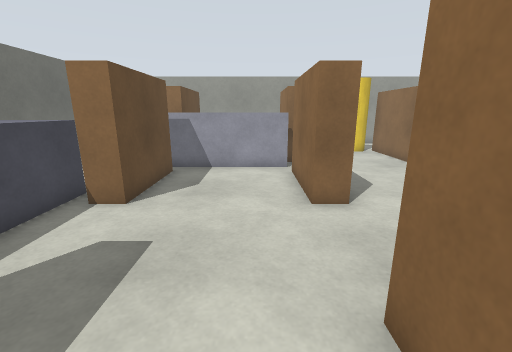
View 1 (above)

21 first-person views from a walk through a robot-simulator world made for Gazebo. The camera is 1.2 m above the floor, tilts 14° down and sees 90° across. The floor is counted in squares, 0.5 m on a side. Each view is taken from the middle of a square. On the plan, view 1 faces up. The plan holds only what a view shows up to about 17 squares ahead; the rest is blank.

View 2
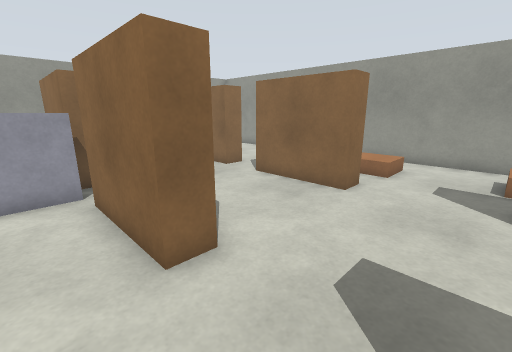

View 3
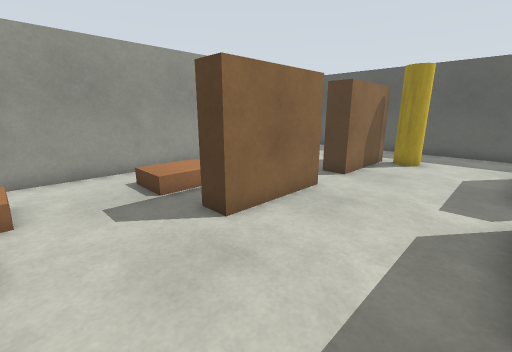

View 4
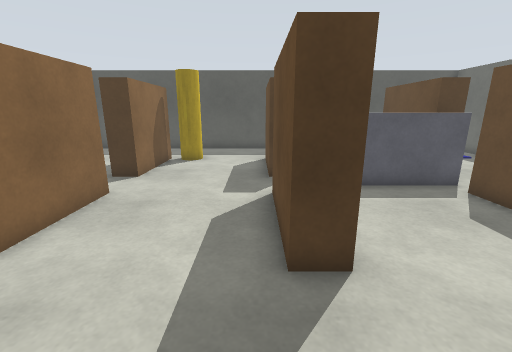

View 5
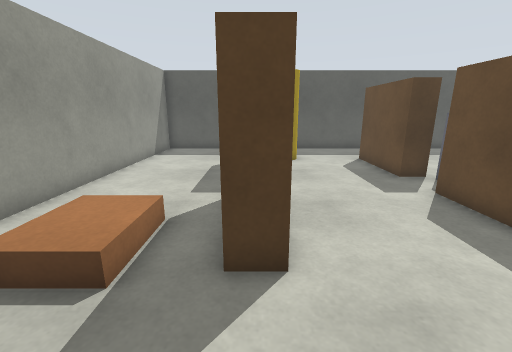

View 6
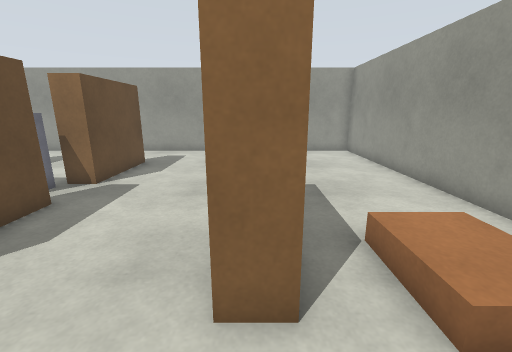

View 7
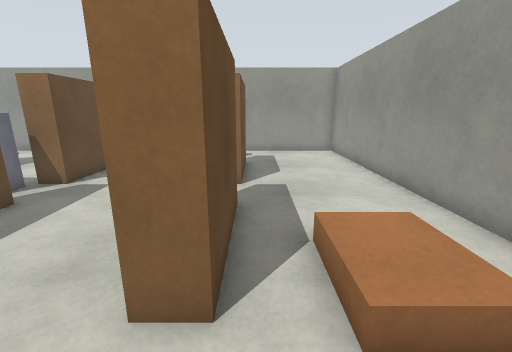

View 8
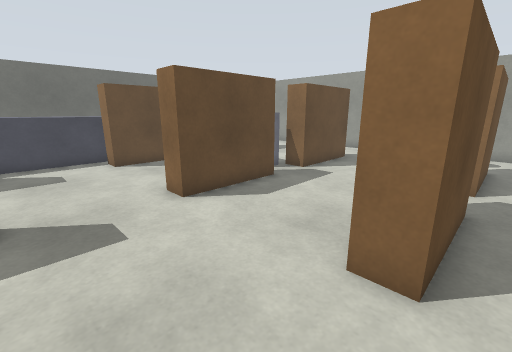

View 9
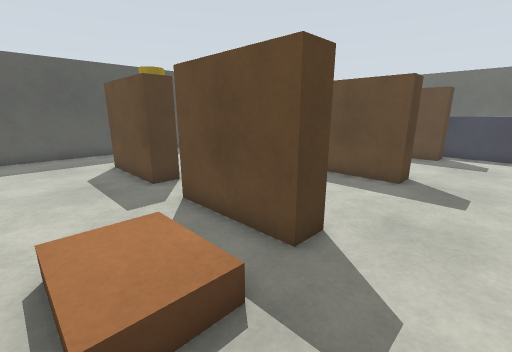

View 10
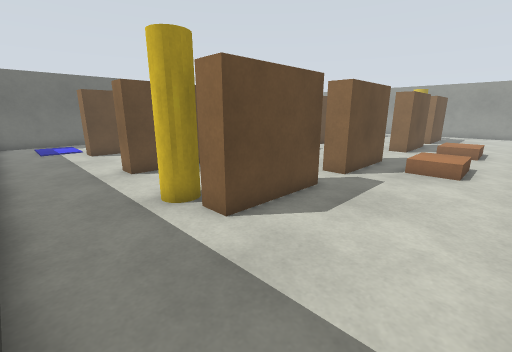

View 11
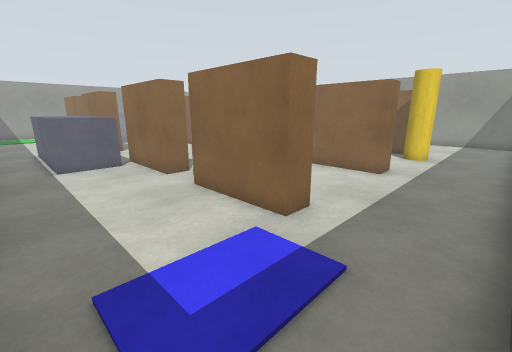

View 12
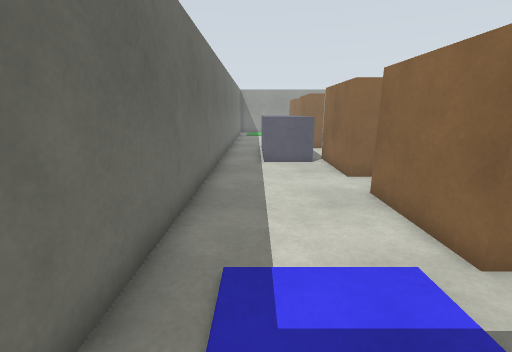

View 13
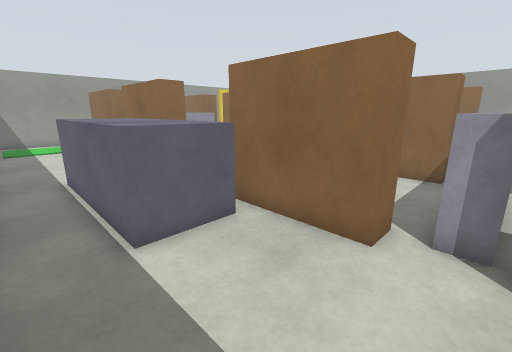

View 14
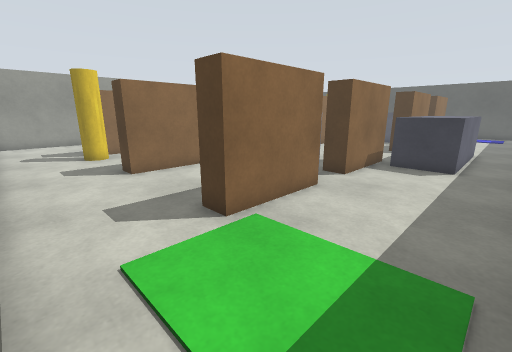

View 15
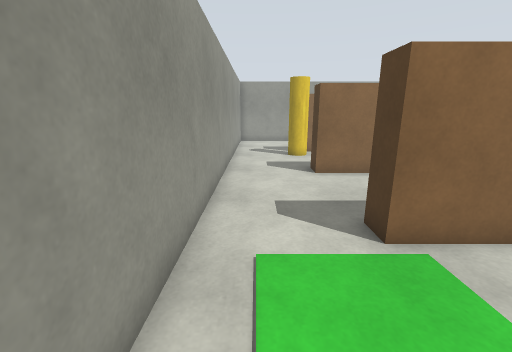

View 16
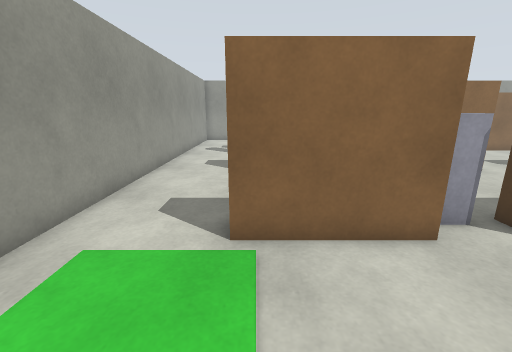

View 17
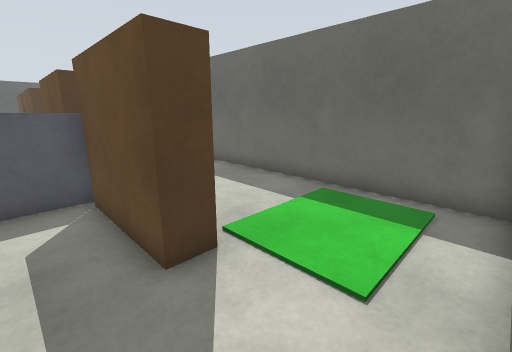

View 18
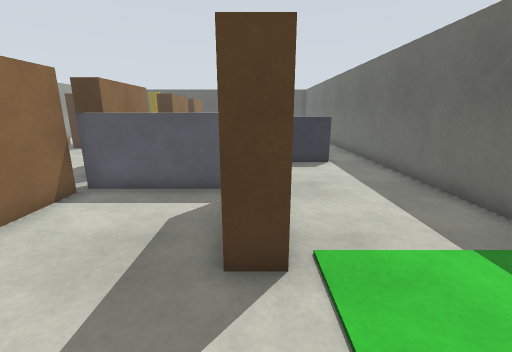

View 19
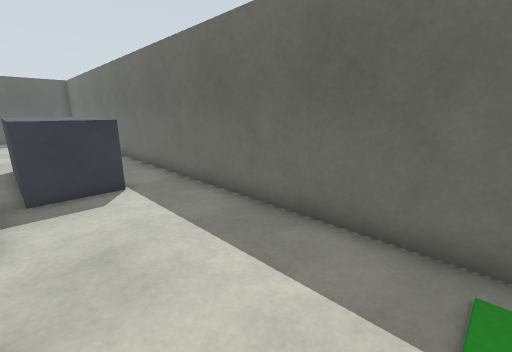

View 20
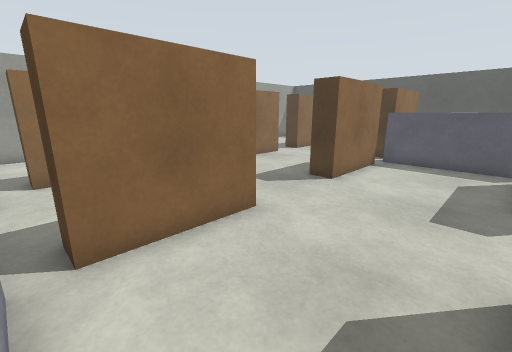

View 21
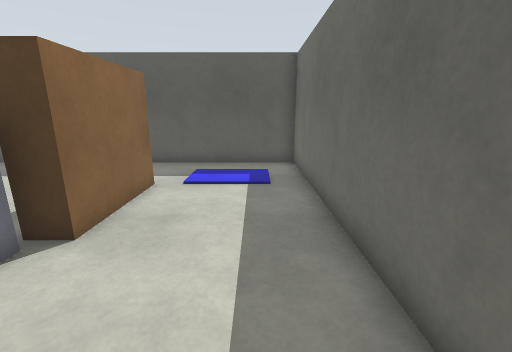

### Floor plan
Ten units are one square. View 1 is at (0, 0); x grows to the right and y downward. Boxes are objects, and circles mark ways between rooms. Rooms are numbered by the first view taken in them; rooms with no view inside come last. Other rooms are left out.
<svg viewBox="-104 -209 248 328">
<path fill="none" stroke="#000" d="M75 -25 85 -25 85 15 75 15 75 -25M75 -65 75 -105 85 -105 85 -65 75 -65M25 -25 25 15 15 15 15 -25 25 -25M25 -65 15 -65 15 -105 25 -105 25 -65M75 35 85 35 85 75 75 75 75 35M15 35 25 35 25 75 15 75M-45 -25 -35 -25 -35 15 -45 15M-35 -105 -35 -65 -45 -65M85 -165 85 -125 75 -125 75 -165M15 -165 25 -165 25 -125 15 -125M15 114 139 114 139 -203 15 -203M-45 75 -45 35 -35 35 -35 75 -45 75M-45 15 -45 -15M15 75 15 35M-99 -5 -99 114 15 114M-45 -125 -45 -165 -35 -165 -35 -125 -45 -125M-45 -65 -45 -105 -35 -105M15 -125 15 -165M-99 -204 -99 -5M15 -203 -90 -203M-45 -15 -45 -25"/>
<rect x="-45" y="25" width="60" height="10" fill="#bbb"><title>grey box</title></rect>
<rect x="55" y="65" width="20" height="20" fill="#bbb"><title>pillar</title></rect>
<rect x="55" y="-175" width="20" height="20" fill="#bbb"><title>pillar</title></rect>
<rect x="95" y="-35" width="30" height="30" fill="#bbb"><title>pallet</title></rect>
<rect x="95" y="-85" width="30" height="30" fill="#bbb"><title>pallet</title></rect>
<rect x="-75" y="-75" width="30" height="60" fill="#bbb"><title>grey box</title></rect>
<rect x="-45" y="-125" width="60" height="10" fill="#bbb"><title>grey box</title></rect>
<circle cx="-20" cy="24" r="3" fill="#2a7"/>
<circle cx="20" cy="95" r="3" fill="#2a7"/>
<circle cx="-15" cy="-112" r="3" fill="#2a7"/>
<circle cx="20" cy="-185" r="3" fill="#2a7"/>
<circle cx="-75" cy="-12" r="3" fill="#2a7"/>
<text x="60" y="-40">1</text>
<text x="-50" y="60">2</text>
<text x="-50" y="-130">3</text>
</svg>
Room 1 opens to room 2. Room 1 opens to room 3. Room 2 opens to room 3.

Where each view was taken, in squares from view 1:
view 1: 0 up, 0 right, facing up
view 2: 3 up, 0 right, facing up-right
view 3: 6 up, 3 right, facing down-right
view 4: 6 up, 3 right, facing down
view 5: 6 up, 8 right, facing down
view 6: 4 up, 8 right, facing up
view 7: 4 up, 9 right, facing up
view 8: 3 up, 9 right, facing up-left
view 9: 5 up, 12 right, facing down-left
view 10: 11 down, 13 right, facing up-left
view 11: 11 down, 9 left, facing up-right
view 12: 11 down, 8 left, facing up
view 13: 3 down, 9 left, facing up-right
view 14: 20 up, 9 left, facing down-right
view 15: 19 up, 9 left, facing right
view 16: 16 up, 9 left, facing right
view 17: 20 up, 2 left, facing down-left
view 18: 20 up, 4 left, facing down
view 19: 16 up, 5 left, facing down-left
view 20: 11 up, 3 left, facing down-right
view 21: 1 up, 8 left, facing down
